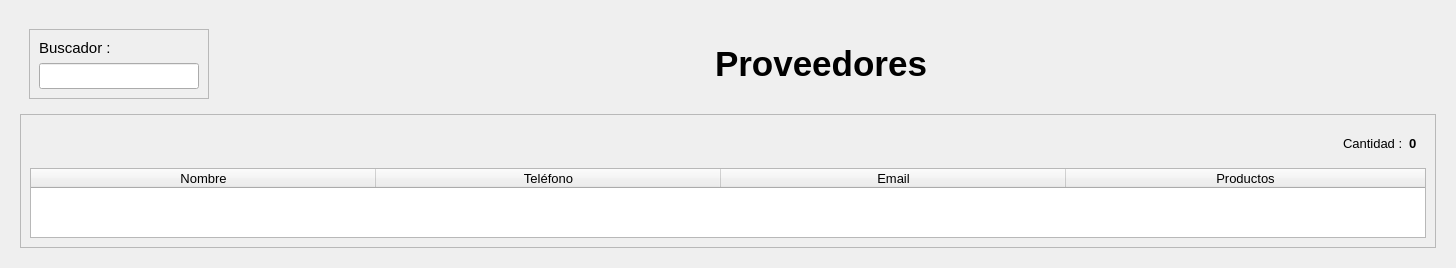
      <widget class="QWidget" name="page_8">
       <layout class="QVBoxLayout" name="verticalLayout_13">
        <item>
         <widget class="QFrame" name="frame_30">
          <property name="frameShape">
           <enum>QFrame::Shape::NoFrame</enum>
          </property>
          <property name="frameShadow">
           <enum>QFrame::Shadow::Raised</enum>
          </property>
          <layout class="QVBoxLayout" name="verticalLayout_14">
           <item>
            <widget class="QFrame" name="frame_31">
             <property name="frameShape">
              <enum>QFrame::Shape::NoFrame</enum>
             </property>
             <property name="frameShadow">
              <enum>QFrame::Shadow::Raised</enum>
             </property>
             <layout class="QHBoxLayout" name="horizontalLayout_11">
              <item>
               <widget class="QFrame" name="frame_32">
                <property name="minimumSize">
                 <size>
                  <width>180</width>
                  <height>0</height>
                 </size>
                </property>
                <property name="maximumSize">
                 <size>
                  <width>180</width>
                  <height>16777215</height>
                 </size>
                </property>
                <property name="frameShape">
                 <enum>QFrame::Shape::StyledPanel</enum>
                </property>
                <property name="frameShadow">
                 <enum>QFrame::Shadow::Raised</enum>
                </property>
                <layout class="QVBoxLayout" name="verticalLayout_15">
                 <item>
                  <widget class="QLabel" name="label_60">
                   <property name="font">
                    <font>
                     <pointsize>11</pointsize>
                     <bold>false</bold>
                    </font>
                   </property>
                   <property name="text">
                    <string>Buscador :</string>
                   </property>
                  </widget>
                 </item>
                 <item>
                  <widget class="QLineEdit" name="lineEdit_23">
                   <property name="font">
                    <font>
                     <pointsize>11</pointsize>
                     <bold>false</bold>
                    </font>
                   </property>
                  </widget>
                 </item>
                </layout>
               </widget>
              </item>
              <item>
               <spacer name="horizontalSpacer_96">
                <property name="orientation">
                 <enum>Qt::Orientation::Horizontal</enum>
                </property>
                <property name="sizeHint" stdset="0">
                 <size>
                  <width>40</width>
                  <height>20</height>
                 </size>
                </property>
               </spacer>
              </item>
              <item>
               <widget class="QLabel" name="label_59">
                <property name="font">
                 <font>
                  <pointsize>26</pointsize>
                  <bold>true</bold>
                 </font>
                </property>
                <property name="text">
                 <string>Proveedores</string>
                </property>
               </widget>
              </item>
              <item>
               <spacer name="horizontalSpacer_97">
                <property name="orientation">
                 <enum>Qt::Orientation::Horizontal</enum>
                </property>
                <property name="sizeHint" stdset="0">
                 <size>
                  <width>40</width>
                  <height>20</height>
                 </size>
                </property>
               </spacer>
              </item>
             </layout>
            </widget>
           </item>
           <item>
            <widget class="QFrame" name="frame_33">
             <property name="frameShape">
              <enum>QFrame::Shape::StyledPanel</enum>
             </property>
             <property name="frameShadow">
              <enum>QFrame::Shadow::Raised</enum>
             </property>
             <layout class="QVBoxLayout" name="verticalLayout_16">
              <item>
               <widget class="QFrame" name="frame_36">
                <property name="frameShape">
                 <enum>QFrame::Shape::NoFrame</enum>
                </property>
                <property name="frameShadow">
                 <enum>QFrame::Shadow::Raised</enum>
                </property>
                <layout class="QHBoxLayout" name="horizontalLayout_13">
                 <item>
                  <spacer name="horizontalSpacer_95">
                   <property name="orientation">
                    <enum>Qt::Orientation::Horizontal</enum>
                   </property>
                   <property name="sizeHint" stdset="0">
                    <size>
                     <width>40</width>
                     <height>20</height>
                    </size>
                   </property>
                  </spacer>
                 </item>
                 <item>
                  <widget class="QLabel" name="label_61">
                   <property name="font">
                    <font>
                     <pointsize>10</pointsize>
                     <bold>false</bold>
                    </font>
                   </property>
                   <property name="text">
                    <string>Cantidad :</string>
                   </property>
                  </widget>
                 </item>
                 <item>
                  <widget class="QLabel" name="label_67">
                   <property name="font">
                    <font>
                     <pointsize>10</pointsize>
                     <bold>true</bold>
                    </font>
                   </property>
                   <property name="text">
                    <string>0</string>
                   </property>
                  </widget>
                 </item>
                </layout>
               </widget>
              </item>
              <item>
               <widget class="QTableWidget" name="tableWidget_2">
                <property name="font">
                 <font>
                  <pointsize>10</pointsize>
                  <bold>false</bold>
                 </font>
                </property>
                <property name="verticalScrollBarPolicy">
                 <enum>Qt::ScrollBarPolicy::ScrollBarAsNeeded</enum>
                </property>
                <property name="horizontalScrollBarPolicy">
                 <enum>Qt::ScrollBarPolicy::ScrollBarAsNeeded</enum>
                </property>
                <property name="sizeAdjustPolicy">
                 <enum>QAbstractScrollArea::SizeAdjustPolicy::AdjustToContents</enum>
                </property>
                <property name="verticalScrollMode">
                 <enum>QAbstractItemView::ScrollMode::ScrollPerPixel</enum>
                </property>
                <property name="horizontalScrollMode">
                 <enum>QAbstractItemView::ScrollMode::ScrollPerPixel</enum>
                </property>
                <property name="showGrid">
                 <bool>false</bool>
                </property>
                <attribute name="horizontalHeaderMinimumSectionSize">
                 <number>24</number>
                </attribute>
                <attribute name="horizontalHeaderDefaultSectionSize">
                 <number>345</number>
                </attribute>
                <attribute name="horizontalHeaderStretchLastSection">
                 <bool>true</bool>
                </attribute>
                <column>
                 <property name="text">
                  <string>Nombre</string>
                 </property>
                </column>
                <column>
                 <property name="text">
                  <string>Teléfono</string>
                 </property>
                </column>
                <column>
                 <property name="text">
                  <string>Email</string>
                 </property>
                </column>
                <column>
                 <property name="text">
                  <string>Productos</string>
                 </property>
                </column>
               </widget>
              </item>
             </layout>
            </widget>
           </item>
          </layout>
         </widget>
        </item>
       </layout>
      </widget>
